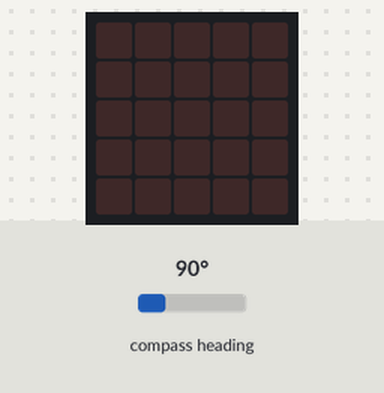
Simulated run of this program. Board: BBC micro:bit running MicroPython. On the bench: the board's 5×5 LED display. The inputs (shaded band) are chosen by the test bench; at power-on: compass heading 90°. The compass is already calibrated.

Above: at 1.2 s.
1.3 s: compass heading set to 71°
3.2 s: compass heading set to 60°
At 5.2 s:
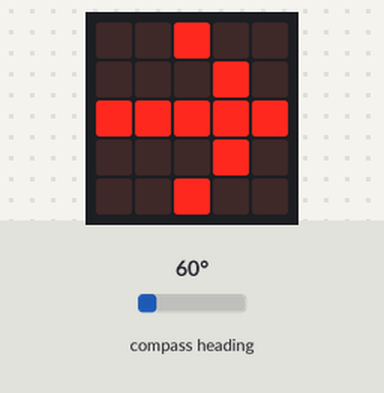
5.5 s: compass heading set to 25°
7.2 s: compass heading set to 21°
At 8.4 s:
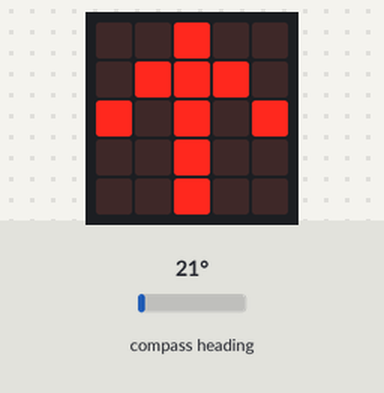
9.5 s: compass heading set to 180°
At 11.2 s:
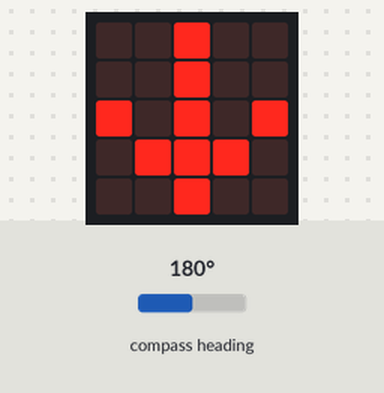
11.5 s: compass heading set to 193°
13.2 s: compass heading set to 202°
At 14.3 s:
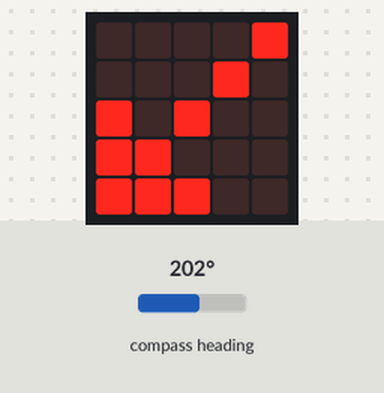
Timing chart, 0 to 16.2 s (numbered marks = the images above; inputs shaded):
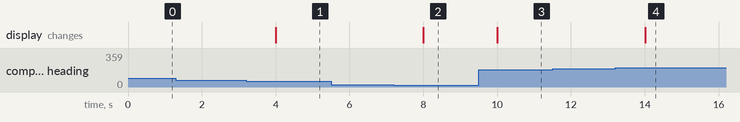

The program:

compass.py
```python
# digital compass
# couldn't get this towork properly though
#
from microbit import *

# Image.ARROW_NW

# 360/8=45
# N  - 0-22 & 338-359
# NE - 23-66
# E  - 67-110
# SE - 111-155
# S  - 156-198
# SW - 199-243
# W  - 244-288
# NW - 289-338

# compass.calibrate()
while True:
    direction = compass.heading()
    if (direction >= 0 and direction <= 22):
        display.show(Image.ARROW_N)
    elif (direction >= 338 and direction <= 359):
        display.show(Image.ARROW_N)
    elif (direction >= 23 and direction <= 66):
        display.show(Image.ARROW_E)
    elif (direction >= 111 and direction <= 155):
        display.show(Image.ARROW_SE)
    elif (direction >= 156 and direction <= 198):
        display.show(Image.ARROW_S)
    elif (direction >= 199 and direction <= 243):
        display.show(Image.ARROW_SW)
    elif (direction >= 244 and direction <= 288):
        display.show(Image.ARROW_W)
    elif (direction >= 289 and direction <= 338):
        display.show(Image.ARROW_NW)
    # display.scroll(str(head))
    sleep(1000)
```

Measured:
- the behaviour switches between 67 and 66° on compass heading (found by bisection; images 0 and 1)
- the behaviour switches between 23 and 22° on compass heading (found by bisection; images 1 and 2)
- the behaviour switches between 198 and 199° on compass heading (found by bisection; images 3 and 4)
- after the input at 1.3 s, every drawn part: stays the same
- after the input at 3.2 s, the display: changes after 0.80 s (image 1)
- after the input at 5.5 s, every drawn part: stays the same
- after the input at 7.2 s, the display: changes after 0.80 s (image 2)
- after the input at 9.5 s, the display: changes after 0.50 s (image 3)
- after the input at 11.5 s, every drawn part: stays the same
- after the input at 13.2 s, the display: changes after 0.81 s (image 4)
